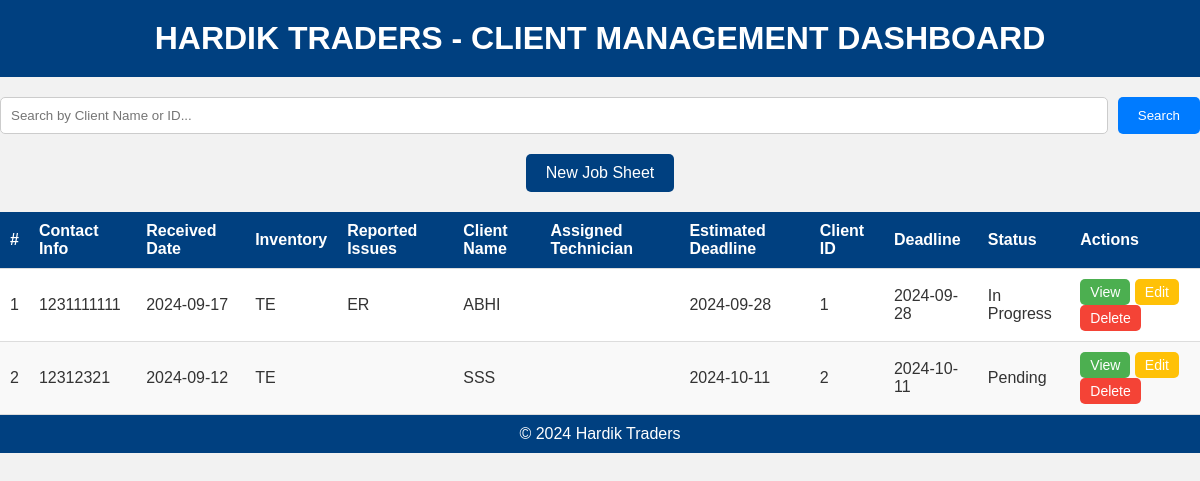
The page / on the database its author committed.
### tables this page shows
CREATE TABLE job_sheets (
    id INTEGER PRIMARY KEY AUTOINCREMENT,
    client_name TEXT NOT NULL,
    contact_info TEXT NOT NULL,
    received_date TEXT NOT NULL,
    inventory_received TEXT NOT NULL,
    inventory_file BLOB,
    reported_issues TEXT,
    client_notes TEXT,
    assigned_technician TEXT,
    deadline TEXT,
    estimated_amount REAL,
    status TEXT
);

### index.php (the view, shortened to what this page needs)
<?php
$pdo = new PDO('sqlite:client_management.db');
$search = $_GET['search'] ?? '';
$sql = "SELECT * FROM job_sheets WHERE client_name LIKE :search OR contact_info LIKE :search";
$stmt = $pdo->prepare($sql);
$stmt->execute(['search' => '%' . $search . '%']);
$jobs = $stmt->fetchAll(PDO::FETCH_ASSOC);
?>
<!DOCTYPE html>
<html lang="en">
<head>
    <link rel="stylesheet" href="assets/css/styles.css">
</head>
<body>
    <header>
        <h1>HARDIK TRADERS - CLIENT MANAGEMENT DASHBOARD</h1>
    </header>
    <div class="search-container">
        <form method="GET" action="index.php" class="search-form">
            <input type="text" name="search" placeholder="Search by Client Name or ID...">
            <button type="submit">Search</button>
        </form>
    </div>
    <div class="new-job-btn-container">
        <a href="create_job.php" class="new-job-btn">New Job Sheet</a>
    </div>
    <table>
        <thead>
            <tr>
                <th>#</th>
                <th>Contact Info</th>
                <th>Received Date</th>
                <th>Inventory</th>
                <th>Reported Issues</th>
                <th>Client Name</th>
                <th>Assigned Technician</th>
                <th>Estimated Deadline</th>
                <th>Client ID</th>
                <th>Deadline</th>
                <th>Status</th>
                <th>Actions</th>
            </tr>
        </thead>
        <tbody>
            <?php
            $count = 1;
            foreach ($jobs as $job): ?>
            <tr>
                <td><?= $count++ ?></td>
                <td><?= htmlspecialchars($job['contact_info']) ?></td>
                <td><?= htmlspecialchars($job['received_date']) ?></td>
                <td><?= htmlspecialchars($job['inventory_received']) ?></td>
                <td><?= htmlspecialchars($job['reported_issues']) ?></td>
                <td><?= htmlspecialchars($job['client_name']) ?></td>
                <td><?= htmlspecialchars($job['assigned_technician']) ?></td>
                <td><?= htmlspecialchars($job['deadline']) ?></td>
                <td><?= htmlspecialchars($job['id']) ?></td>
                <td><?= htmlspecialchars($job['deadline']) ?></td>
                <td class="<?= strtolower($job['status']) ?>"><?= htmlspecialchars($job['status']) ?></td>
                <td>
                    <a href="view_job.php?id=<?= htmlspecialchars($job['id']) ?>" class="view-btn">View</a>
                    <a href="edit_job.php?id=<?= htmlspecialchars($job['id']) ?>" class="edit-btn">Edit</a>
                    <a href="delete_job.php?id=<?= htmlspecialchars($job['id']) ?>" class="delete-btn" onclick="return confirm('Are you sure?')">Delete</a>
                </td>
            </tr>
            <?php endforeach; ?>
        </tbody>
    </table>
    <footer>
        <p>© 2024 Hardik Traders</p>
    </footer>
</body>
</html>

### assets/css/styles.css (style rules this page uses)
* { margin: 0; padding: 0; box-sizing: border-box; }
body { font-family: 'Arial', sans-serif; background-color: #f2f2f2; color: #333; }
header { background-color: #004080; color: white; padding: 20px; text-align: center; }
.search-container { display: flex; justify-content: center; margin: 20px 0; }
.search-form { display: flex; width: 100%; max-width: 1500px; }
.search-form input[type="text"] { flex: 1; padding: 10px; border-radius: 5px; border: 1px solid #ccc; margin-right: 10px; }
.search-form button { padding: 10px 20px; border: none; border-radius: 5px; background-color: #007BFF; color: white; cursor: pointer; white-space: nowrap; }
.new-job-btn-container { display: flex; justify-content: center; margin-bottom: 20px; }
.new-job-btn { display: block; padding: 10px 20px; border: none; border-radius: 5px; background-color: #004080; color: white; text-align: center; text-decoration: none; }
table { width: 100%; border-collapse: collapse; background-color: white; }
table th, table td { padding: 10px; text-align: left; border-bottom: 1px solid #ddd; }
table thead { background-color: #004080; color: white; }
table tbody tr:nth-child(even) { background-color: #f9f9f9; }
table tbody tr:nth-child(odd) { background-color: #ffffff; }
.view-btn, .edit-btn, .delete-btn { padding: 5px 10px; border-radius: 5px; text-decoration: none; display: inline-block; font-size: 14px; }
.view-btn { background-color: #4CAF50; color: white; }
.edit-btn { background-color: #FFC107; color: white; }
.delete-btn { background-color: #F44336; color: white; }
footer { background-color: #004080; color: white; padding: 10px 20px; text-align: center; }

### rows shown on the page
job_sheets: contact_info "1231111111", received_date "2024-09-17", inventory_received "TE", reported_issues "ER", client_name "ABHI", deadline "2024-09-28", id "1", status "In Progress"
job_sheets: contact_info "12312321", received_date "2024-09-12", inventory_received "TE", client_name "SSS", deadline "2024-10-11", id "2", status "Pending"
